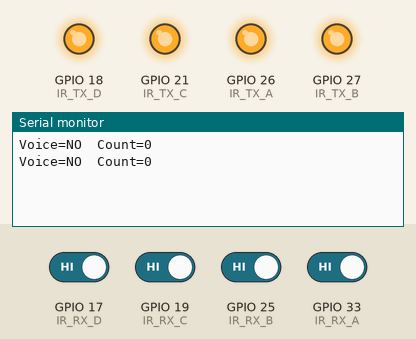
This sketch was run on a simulated ESP32. Shown: output pins drawn as LEDs (lit = HIGH), the last lines printed to the serial monitor. Inputs (shaded band) come from the test bench; at power-on: GPIO 17 (IR_RX_D), GPIO 19 (IR_RX_C), GPIO 25 (IR_RX_B), GPIO 33 (IR_RX_A) HIGH. WiFi joins after 1.5 s; servers stay silent unless stated; I2S audio is not simulated (input reads silence); no MQTT or app messages arrive unless stated.

Above: at 2.8 s.
2.9 s: GPIO 17 (IR_RX_D) driven LOW and GPIO 19 (IR_RX_C) driven LOW
At 3.3 s:
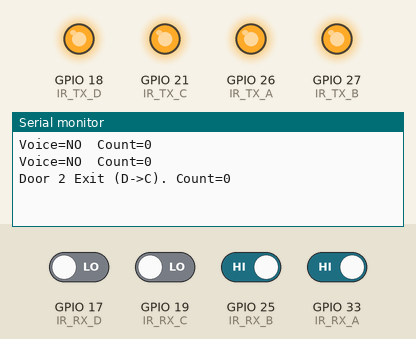
4.4 s: GPIO 25 (IR_RX_B) driven LOW and GPIO 33 (IR_RX_A) driven LOW
At 4.62 s:
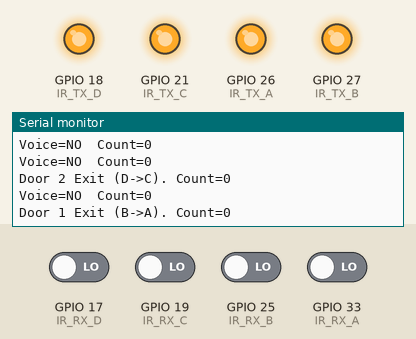

The sketch:

cs3237irmiccombined.ino
```cpp
#include <Arduino.h>
#include <WiFi.h>
#include <PubSubClient.h>
#include <driver/i2s.h>
#include <arduinoFFT.h>
#include "driver/gpio.h"

// ================= WIFI / MQTT ================
const char* WIFI_SSID = "test";
const char* WIFI_PASS = "abcdefgh";
const char* MQTT_HOST = "157.230.250.226";
const uint16_t MQTT_PORT = 1883;

WiFiClient espClient;
PubSubClient mqtt(espClient);

const char* TOPIC_IR    = "nus-smartstop/ir-sensor/data";
const char* TOPIC_VOICE = "nus-smartstop/voice";
const char* DEVICE_ID   = "esp32-smartstop-01";

unsigned long lastPubMs = 0;
const unsigned long PUB_INTERVAL = 1000;

// ================ IR PEOPLE COUNT =============
// --- SET 1 (Bus Entrance) ---
const int IR_TX_A = 26;
const int IR_TX_B = 27;
const int IR_RX_A = 33;
const int IR_RX_B = 25;

// --- SET 2 (Bus Stop Entrance) ---
const int IR_TX_C = 21;
const int IR_TX_D = 18;
const int IR_RX_C = 19;
const int IR_RX_D = 17;

volatile int32_t peopleCount = 0;     // atomic on ESP32
const uint32_t SEQ_WINDOW = 1000;     // Increased slightly to allow slower walking
constexpr gpio_int_type_t EDGE_TYPE = GPIO_INTR_NEGEDGE;

// Structure to hold event data
typedef struct {
  uint8_t sensor; // 'A', 'B', 'C', or 'D'
  uint32_t t_ms;
} IrEdgeEvent;

QueueHandle_t irQueue;

// State tracking variables for Door 1
volatile uint32_t tA_fall_ms = 0, tB_fall_ms = 0;
// State tracking variables for Door 2
volatile uint32_t tC_fall_ms = 0, tD_fall_ms = 0;

// ================== ULTRASONIC =================
float distance = 0.0; // placeholder

// ================== I2S / FFT ==================
// INMP441 pins
#define I2S_WS   15
#define I2S_SD   32
#define I2S_SCK  14
#define I2S_PORT I2S_NUM_0

#define N_SAMPLES   512
#define SAMPLE_RATE 16000.0

int32_t rawBuf[N_SAMPLES];
double  vReal[N_SAMPLES], vImag[N_SAMPLES];
ArduinoFFT FFT(vReal, vImag, N_SAMPLES, SAMPLE_RATE);

bool  voiceActive = false;
float ratioEMA = 0.0f;
unsigned long lastVoicePrint = 0;

const double QUIET_RMS_MIN = 80000.0;
const float  RATIO_ON = 0.60f, RATIO_OFF = 0.50f;
const float  VOICING_ON_DB = 2.5f, VOICING_OFF_DB = 1.5f;
const float  SFM_ON_MAX = 0.65f, SFM_OFF_MIN = 0.80f;
const uint8_t K_ON = 2, K_OFF = 4;

// ------------- WiFi / MQTT helpers -------------
void ensureWifi() {
  if (WiFi.status() == WL_CONNECTED) return;
  WiFi.mode(WIFI_STA);
  WiFi.begin(WIFI_SSID, WIFI_PASS);
  while (WiFi.status() != WL_CONNECTED) { delay(200); }
}

void ensureMqtt() {
  if (mqtt.connected()) return;
  mqtt.setServer(MQTT_HOST, MQTT_PORT);
  while (!mqtt.connected()) {
    mqtt.connect(DEVICE_ID);
    if (!mqtt.connected()) delay(500);
  }
}

// ------------- I2S (mic) setup -----------------
void setupI2S() {
  i2s_config_t cfg = {
    .mode = (i2s_mode_t)(I2S_MODE_MASTER | I2S_MODE_RX),
    .sample_rate = (int)SAMPLE_RATE,
    .bits_per_sample = I2S_BITS_PER_SAMPLE_32BIT,
    .channel_format = I2S_CHANNEL_FMT_ONLY_LEFT,
    .communication_format = I2S_COMM_FORMAT_I2S_MSB,
    .intr_alloc_flags = ESP_INTR_FLAG_LEVEL1,
    .dma_buf_count = 8,
    .dma_buf_len = 256,
    .use_apll = false,
    .tx_desc_auto_clear = false,
    .fixed_mclk = 0
  };
  i2s_pin_config_t pins = {
    .bck_io_num = I2S_SCK,
    .ws_io_num = I2S_WS,
    .data_out_num = I2S_PIN_NO_CHANGE,
    .data_in_num = I2S_SD
  };
  i2s_driver_install(I2S_PORT, &cfg, 0, NULL);
  i2s_set_pin(I2S_PORT, &pins);
  i2s_start(I2S_PORT);
}

// ------------- IR ISR handlers -----------------
void IRAM_ATTR send_ir_event(char id) {
    IrEdgeEvent ev = { (uint8_t)id, (uint32_t)millis() };
    BaseType_t hpw = pdFALSE;
    xQueueSendFromISR(irQueue, &ev, &hpw);
    if (hpw) portYIELD_FROM_ISR();
}

static void IRAM_ATTR isr_ir_a(void* arg) { send_ir_event('A'); }
static void IRAM_ATTR isr_ir_b(void* arg) { send_ir_event('B'); }
static void IRAM_ATTR isr_ir_c(void* arg) { send_ir_event('C'); }
static void IRAM_ATTR isr_ir_d(void* arg) { send_ir_event('D'); }

// ------------- IR GPIO init --------------------
void setupIRGPIO() {
  pinMode(IR_TX_A, OUTPUT); digitalWrite(IR_TX_A, HIGH);
  pinMode(IR_TX_B, OUTPUT); digitalWrite(IR_TX_B, HIGH);
  pinMode(IR_RX_A, INPUT_PULLUP);
  pinMode(IR_RX_B, INPUT_PULLUP);

  pinMode(IR_TX_C, OUTPUT); digitalWrite(IR_TX_C, HIGH);
  pinMode(IR_TX_D, OUTPUT); digitalWrite(IR_TX_D, HIGH);
  pinMode(IR_RX_C, INPUT_PULLUP);
  pinMode(IR_RX_D, INPUT_PULLUP);

  gpio_config_t cfg = {};
  cfg.pin_bit_mask = (1ULL << IR_RX_A) | (1ULL << IR_RX_B) | (1ULL << IR_RX_C) | (1ULL << IR_RX_D);
  cfg.mode = GPIO_MODE_INPUT;
  cfg.pull_up_en = GPIO_PULLUP_ENABLE;
  cfg.pull_down_en = GPIO_PULLDOWN_DISABLE;
  cfg.intr_type = EDGE_TYPE;
  gpio_config(&cfg);

  gpio_install_isr_service(0);
  gpio_isr_handler_add((gpio_num_t)IR_RX_A, isr_ir_a, nullptr);
  gpio_isr_handler_add((gpio_num_t)IR_RX_B, isr_ir_b, nullptr);
  gpio_isr_handler_add((gpio_num_t)IR_RX_C, isr_ir_c, nullptr);
  gpio_isr_handler_add((gpio_num_t)IR_RX_D, isr_ir_d, nullptr);
}

// ================== FreeRTOS tasks =============
// IR task with COOLDOWN LOGIC added
void IRTask(void* pv) {
  IrEdgeEvent ev;
  const uint32_t DEBOUNCE_MS = 50;     // Ignore super short glitches
  const uint32_t COUNT_COOLDOWN = 1500; // 1.5 seconds blocked after a valid count

  // Debounce timestamps
  static uint32_t lastA_ms = 0, lastB_ms = 0;
  static uint32_t lastC_ms = 0, lastD_ms = 0;

  // Cooldown timestamps (When was the last successful count?)
  static uint32_t lastCountTime1 = 0;
  static uint32_t lastCountTime2 = 0;

  for (;;) {
    if (xQueueReceive(irQueue, &ev, pdMS_TO_TICKS(50)) == pdTRUE) {
      uint32_t now = ev.t_ms;

      // ================= DOOR 1 LOGIC (A & B) =================
      if (ev.sensor == 'A' || ev.sensor == 'B') {

        // If we just counted someone here < 1.5s ago, ignore EVERYTHING for Door 1
        if (now - lastCountTime1 < COUNT_COOLDOWN) {
            // Reset sequence triggers to prevent latent firing
            tA_fall_ms = 0;
            tB_fall_ms = 0;
            continue;
        }

        if (ev.sensor == 'A') {
          if (now - lastA_ms < DEBOUNCE_MS) continue;
          lastA_ms = now;
          tA_fall_ms = now;

          // Check Exit Sequence (B -> A)
          if (tB_fall_ms && (tA_fall_ms >= tB_fall_ms) && (tA_fall_ms - tB_fall_ms <= SEQ_WINDOW)) {
            peopleCount--;
            if (peopleCount < 0) peopleCount = 0;
            Serial.printf("Door 1 Exit (B->A). Count=%ld\n", (long)peopleCount);

            // SUCCESS! Set cooldown and reset triggers
            lastCountTime1 = now;
            tA_fall_ms = tB_fall_ms = 0;
          }
        } else { // Sensor B
          if (now - lastB_ms < DEBOUNCE_MS) continue;
          lastB_ms = now;
          tB_fall_ms = now;

          // Check Entry Sequence (A -> B)
          if (tA_fall_ms && (tB_fall_ms >= tA_fall_ms) && (tB_fall_ms - tA_fall_ms <= SEQ_WINDOW)) {
            peopleCount++;
            Serial.printf("Door 1 Entry (A->B). Count=%ld\n", (long)peopleCount);

            // SUCCESS! Set cooldown and reset triggers
            lastCountTime1 = now;
            tA_fall_ms = tB_fall_ms = 0;
          }
        }
      }

      // ================= DOOR 2 LOGIC (C & D) =================
      else if (ev.sensor == 'C' || ev.sensor == 'D') {

        // If we just counted someone here < 1.5s ago, ignore EVERYTHING for Door 2
        if (now - lastCountTime2 < COUNT_COOLDOWN) {
            tC_fall_ms = 0;
            tD_fall_ms = 0;
            continue;
        }

        if (ev.sensor == 'C') {
          if (now - lastC_ms < DEBOUNCE_MS) continue;
          lastC_ms = now;
          tC_fall_ms = now;

          // Check Exit Sequence (D -> C)
          if (tD_fall_ms && (tC_fall_ms >= tD_fall_ms) && (tC_fall_ms - tD_fall_ms <= SEQ_WINDOW)) {
            peopleCount--;
            if (peopleCount < 0) peopleCount = 0;
            Serial.printf("Door 2 Exit (D->C). Count=%ld\n", (long)peopleCount);

            // SUCCESS! Set cooldown and reset triggers
            lastCountTime2 = now;
            tC_fall_ms = tD_fall_ms = 0;
          }
        } else { // Sensor D
          if (now - lastD_ms < DEBOUNCE_MS) continue;
          lastD_ms = now;
          tD_fall_ms = now;

          // Check Entry Sequence (C -> D)
          if (tC_fall_ms && (tD_fall_ms >= tC_fall_ms) && (tD_fall_ms - tC_fall_ms <= SEQ_WINDOW)) {
            peopleCount++;
            Serial.printf("Door 2 Entry (C->D). Count=%ld\n", (long)peopleCount);

            // SUCCESS! Set cooldown and reset triggers
            lastCountTime2 = now;
            tC_fall_ms = tD_fall_ms = 0;
          }
        }
      }
    }

    // Cleanup stale triggers (Timeout)
    uint32_t now2 = millis();
    if (tA_fall_ms && (now2 - tA_fall_ms > SEQ_WINDOW)) tA_fall_ms = 0;
    if (tB_fall_ms && (now2 - tB_fall_ms > SEQ_WINDOW)) tB_fall_ms = 0;
    if (tC_fall_ms && (now2 - tC_fall_ms > SEQ_WINDOW)) tC_fall_ms = 0;
    if (tD_fall_ms && (now2 - tD_fall_ms > SEQ_WINDOW)) tD_fall_ms = 0;
  }
}

void VoiceTask(void* pv) {
  for (;;) {
    size_t br = 0;
    i2s_read(I2S_PORT, (void*)rawBuf, sizeof(rawBuf), &br, portMAX_DELAY);
    int nRead = br / sizeof(int32_t);
    if (nRead <= 0) { vTaskDelay(1); continue; }

    static double hp_y = 0.0, hp_x1 = 0.0;
    const double alphaHP = 0.997;
    for (int i = 0; i < nRead; i++) {
      int32_t s = rawBuf[i] >> 8;
      double x = (double)s;
      hp_y = alphaHP * (hp_y + x - hp_x1);
      hp_x1 = x;
      vReal[i] = hp_y;
      vImag[i] = 0.0;
    }

    FFT.windowing(FFTWindow::Hamming, FFTDirection::Forward);
    FFT.compute(FFTDirection::Forward);
    FFT.complexToMagnitude();

    double totalE = 0.0, voiceE = 0.0;
    for (int i = 1; i < N_SAMPLES/2; i++) {
      double f = (i * SAMPLE_RATE) / N_SAMPLES;
      double p = vReal[i] * vReal[i];
      totalE += p;
      if (f >= 120 && f <= 3400) voiceE += p;
    }
    double rms   = sqrt(totalE / (N_SAMPLES/2));
    double ratio = (totalE > 0.0) ? (voiceE / totalE) : 0.0;
    ratioEMA = 0.25f * ratio + 0.75f * ratioEMA;

    if (rms < QUIET_RMS_MIN) {
      voiceActive = false;
    } else {
      double lowE = 0.0, midE = 0.0;
      for (int i = 1; i < N_SAMPLES/2; i++) {
        double f = (i * SAMPLE_RATE) / N_SAMPLES;
        double p = vReal[i] * vReal[i];
        if (f >= 80  && f <= 300)  lowE += p;
        if (f >= 500 && f <= 1500) midE += p;
      }
      double voicingDb = 10.0 * log10((lowE + 1e-9) / (midE + 1e-9));

      double sumLog = 0.0, sumLin = 0.0; int nb = 0;
      for (int i = 1; i < N_SAMPLES/2; i++) {
        double f = (i * SAMPLE_RATE) / N_SAMPLES;
        if (f < 200 || f > 3400) continue;
        double p = vReal[i] * vReal[i] + 1e-9;
        sumLog += log(p); sumLin += p; nb++;
      }
      double sfm = 1.0;
      if (nb > 0) {
        double geom  = exp(sumLog / nb);
        double arith = sumLin / nb;
        sfm = (arith > 0) ? (geom / arith) : 1.0;
      }

      static uint8_t upCnt = 0, downCnt = 0;
      bool onGate  = (ratio >= RATIO_ON  && voicingDb >= VOICING_ON_DB && sfm <= SFM_ON_MAX);
      bool offGate = (ratio <= RATIO_OFF || voicingDb <= VOICING_OFF_DB || sfm >= SFM_OFF_MIN);

      if (!voiceActive) {
        if (onGate) { if (++upCnt >= K_ON) { voiceActive = true;  downCnt = 0; } }
        else upCnt = 0;
      } else {
        if (offGate) { if (++downCnt >= K_OFF) { voiceActive = false; upCnt = 0; } }
        else downCnt = 0;
      }
    }

    if (millis() - lastVoicePrint > 1000) {
      lastVoicePrint = millis();
      Serial.printf("Voice=%s  Count=%ld\n", voiceActive ? "YES" : "NO", (long)peopleCount);
    }
    taskYIELD();
  }
}

void publishData() {
  if (!mqtt.connected()) return;
  int32_t count_snapshot = peopleCount;
  char msg[128];
  snprintf(msg, sizeof(msg),
  "{\"deviceId\":\"%s\",\"people_count\":%ld,\"voice\":%s}",
  DEVICE_ID, (long)count_snapshot, voiceActive ? "true" : "false");

  mqtt.publish(TOPIC_IR, msg, false);
}

void setup() {
  Serial.begin(921600);

  irQueue = xQueueCreate(32, sizeof(IrEdgeEvent));
  setupIRGPIO();
  setupI2S();

  ensureWifi();
  ensureMqtt();

  xTaskCreatePinnedToCore(IRTask,    "IRTask",    2048, nullptr, 3, nullptr, 1);
  xTaskCreatePinnedToCore(VoiceTask, "VoiceTask", 4096, nullptr, 2, nullptr, 0);
}

void loop() {
  mqtt.loop();
  ensureWifi();
  ensureMqtt();

  unsigned long now = millis();
  if (now - lastPubMs >= PUB_INTERVAL) {
    lastPubMs = now;
    publishData();
  }
  delay(1);
}
```

Measured:
- after the input at 2.9 s, the serial monitor: prints a new line at once (image 1)
- after the input at 4.4 s, the serial monitor: prints a new line at once (image 2)
